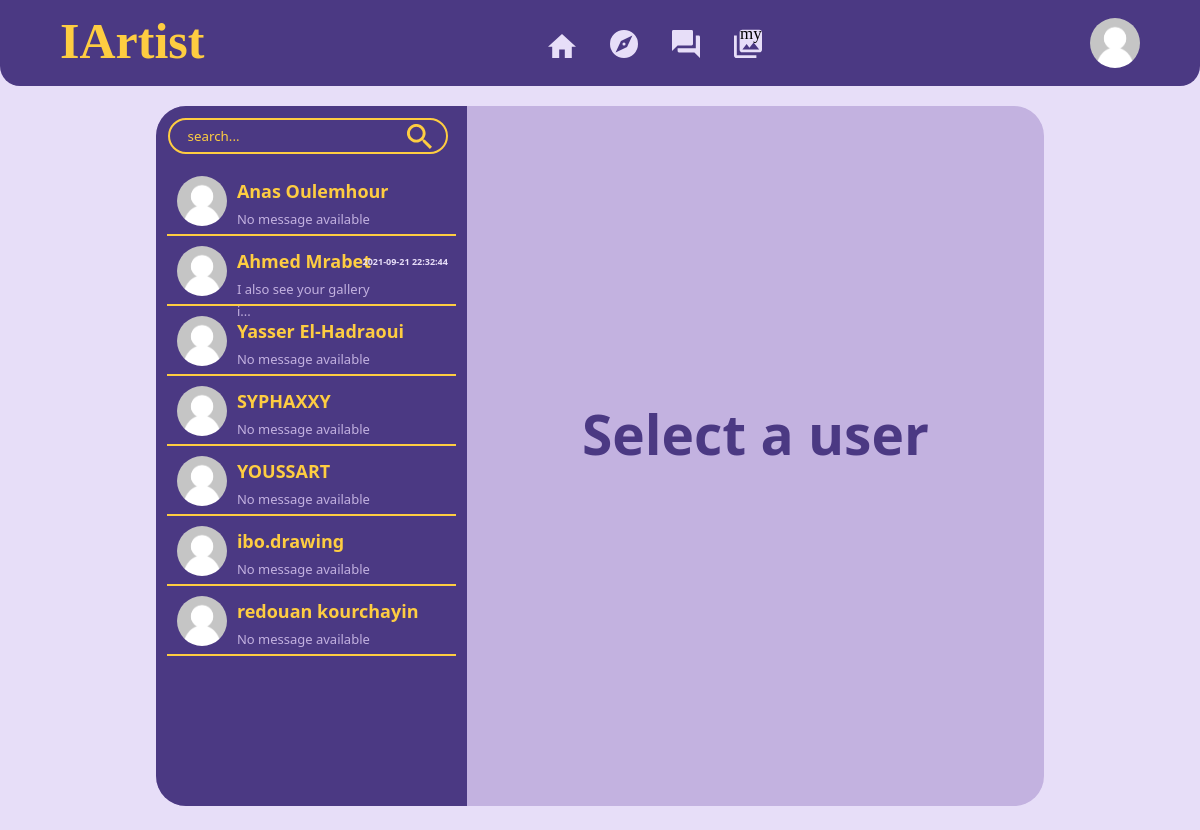
The page /Chat.php (signed in) on the database its author committed.
### tables this page shows
CREATE TABLE `UTILISATEUR` (
  `UTILISATEURID` int(11) NOT NULL,
  `NOM` varchar(45) NOT NULL,
  `MOTDEPASSE` varchar(45) NOT NULL,
  `PHOTOP` varchar(255) DEFAULT './PROJET/Images/Images/photo-profil/Unknown.png',
  `PHOTOC` varchar(255) DEFAULT './PROJET/Images/Images/cover-profil/Unnamed.jpg',
  `BIO` varchar(510) DEFAULT NULL
);

CREATE TABLE `MESSAGES` (
  `MESSAGEID` int(11) NOT NULL,
  `MESSAGE` varchar(2047) NOT NULL,
  `TEMPS` datetime NOT NULL DEFAULT current_timestamp(),
  `EXPEDITEURID` int(11) DEFAULT NULL,
  `DESTINATAIREID` int(11) DEFAULT NULL
);

### Chat.php (the view, shortened to what this page needs)
<!DOCTYPE html>
<html lang="en">
	<head>
		<link rel="stylesheet" href="./PROJET/Css/Chat.css">
	</head>
	<body>
		<?php include './header.php'; ?>
		<main class="container">
			<div class="left">
				<div class="head">
					<form method="GET">
						<input type="text" class="input" placeholder="search..." name="searchinput">
						<button type="submit" class="button" name="searchbutton">
							<img style="cursor: pointer;" src="./PROJET/Icons/search-icon.svg">
						</button>
					</form>
				</div>
				<div class="list-container">
					<ul class="list" id="list">
						<?php
							if (isset($_GET['searchbutton']) ) {
								$VAR1 = filter_var($_GET['searchinput'], FILTER_SANITIZE_STRING);
								$sql1 = $database->prepare("SELECT * FROM UTILISATEUR WHERE NOM LIKE :VAR1 AND UTILISATEUR.UTILISATEURID <> :VAR2");
								$sql1->bindParam("VAR2", $_SESSION['user']->UTILISATEURID);
								$VAR1 = '%' . $VAR1 . '%';
								$sql1->bindParam("VAR1", $VAR1);
								$sql1->execute();
								if ($sql1->rowcount() > 0):
									foreach($sql1 as $result): ?>
										<li class="msg-container">
											<a style="text-decoration: none;" href="./Chat.php?user-id=<?= $result['UTILISATEURID'] ?>" >
												<?php
													if (!file_exists($result['PHOTOP'])) $result['PHOTOP'] = "./PROJET/Images/Images/photo-profil/Unknown.png";
												?>
												<img src="<?= $result['PHOTOP'] ?>" class="img">
												<h1 id="account-name" class="account-name"><?= $result['NOM'] ?></h1>
												<?php
													$sql1sub = $database->prepare("SELECT MESSAGE, TEMPS FROM MESSAGES WHERE
																( EXPEDITEURID = :VAR1 AND DESTINATAIREID = :VAR2 )
																OR( EXPEDITEURID = :VAR2 AND DESTINATAIREID = :VAR1 )
																ORDER BY MESSAGEID DESC LIMIT 1");
													$sql1sub->bindParam("VAR1", $_SESSION['user']->UTILISATEURID);
													$sql1sub->bindParam("VAR2", $result['UTILISATEURID']);
													$sql1sub->execute();
													$var1 = $sql1sub->fetchObject();
													if($sql1sub->rowcount() > 0){
														$res1 = $var1->TEMPS;
														$res2 = $var1->MESSAGE;
														(strlen($res2) > 10) ? $res2 =  substr($res2, 0, 10) . '...' : $res2;
													}else{$res1 = ""; $res2 = "No message available";}
												?>
												<h2 class="time"><?= $res1; ?></h2>
												<span class="last-msg"><?= $res2; ?></span>
											</a>
										</li>
									<? endforeach;
								else: ?>
									<div class="nullusers" >
										<h2>No user found</h2>
									</div>
								<? endif;
							}
							else {
								$sql2 = $database->prepare("SELECT * FROM UTILISATEUR WHERE NOT UTILISATEURID = :VAR1 ");
								$sql2->bindParam("VAR1", $_SESSION['user']->UTILISATEURID);
								$sql2->execute();
								if ($sql2->rowcount() > 0) :
									foreach ($sql2 as $result): ?>
										<li class="msg-container">
											<a style="text-decoration: none;" href="./Chat.php?user-id=<?= $result['UTILISATEURID'] ?>" >
												<?php
													if (!file_exists($result['PHOTOP'])) $result['PHOTOP'] = "./PROJET/Images/Images/photo-profil/Unknown.png";
												?>
												<img src="<?= $result['PHOTOP'] ?>" class="img">
												<h1 id="account-name" class="account-name"><?= $result['NOM'] ?></h1>
												<?php
													$sql2sub = $database->prepare("SELECT MESSAGE, TEMPS FROM MESSAGES WHERE
																( EXPEDITEURID = :VAR1 AND DESTINATAIREID = :VAR2 )
																OR( EXPEDITEURID = :VAR2 AND DESTINATAIREID = :VAR1 )
																ORDER BY MESSAGEID DESC LIMIT 1");
													$sql2sub->bindParam("VAR1", $_SESSION['user']->UTILISATEURID);
													$sql2sub->bindParam("VAR2", $result['UTILISATEURID']);
													$sql2sub->execute();
													$var1 = $sql2sub->fetchObject();
													if($sql2sub->rowcount() > 0){
														$res1 = $var1->TEMPS;
														$res2 = $var1->MESSAGE;
														(strlen($res2) > 10) ? $res2 =  substr($res2, 0, 25) . '...' : $res2;
													}else{$res1 = ""; $res2 = "No message available";}
												?>
												<h2 class="time"><?= $res1; ?></h2>
												<span class="last-msg"><?= $res2; ?></span>
											</a>
										</li>
									<? endforeach;
								endif;
							}
						?>
					</ul>
				</div>
			</div>
			<?php if(empty($_GET['user-id'])):?>
				<div class="nullcontent">
					<h2>Select a user</h2>
				</div>
			<? endif; ?>
		</main>
	</body>
</html>

### PROJET/Css/Chat.css (style rules this page uses)
* { margin: 0; padding: 0; box-sizing: border-box; font-family: 'Segoe UI', sans-serif; }
body { background: #e7def8; }
.container { background-color: #c3b2e0; margin: 5% 13% 2% 13%; min-width: 800px; height: 700px; border-radius: 30px; margin-top: 20px; }
.left { float: left; background-color: #4B3983; width: 35%; height: 700px; border-radius: 30px 0 0 30px; }
.left .head { width: 100%; height: 60px; border-radius: 30px 0 0 0; }
.left .head form { position: relative; display: flex; justify-content: center; top: 12px; bottom: 12px; left: 12px; width: 90%; border: #FECD41 2px solid; border-radius: 30px; }
.left .head form .input { width: 80%; background-color: transparent; border: none; color: #FECD41; padding: 7px; padding-left: 0px; position: relative; left: -10px; outline: none; }
.left .head form .button { background-color: transparent; border: none; width: 32px; height: 32px; border-radius: 50%; outline: none; float: right; position: absolute; right: 10px; top: 2px; }
.left .list-container { width: 100%; height: calc(100% - 60px); border-radius: 0 0 0 30px; overflow-x: hidden; overflow-y: scroll; }
.left .list-container .list { width: 100%; height: 100%; list-style-type:none; border-radius: 0 0 0 30px; }
.left .list-container .list .msg-container { width: 93%; height: 70px; margin-left: 3.5%; border-bottom: #FECD41 2px solid; }
.left .list-container .list .msg-container .img { height: 50px; width: 50px; object-fit: cover; border-radius: 50%; position: relative; float: left; margin: 10px; display: table-cell; vertical-align: middle; }
.left .list-container .list .msg-container .account-name { color: #FECD41; font-size: 18px; padding-top: 13px; }
.left .list-container .list .msg-container .time { float: right; font-size: 9px; color: #e7def8; position: relative; bottom: 18px; right: 8px; }
.left .list-container .list .msg-container .last-msg { color: #c3b2e0; font-size: 13px; position: relative; top: 4px; }
.nullcontent h2 { position: relative; top: 290px; text-align: center; color: #4B3983; font-size: 55px; }

### PROJET/Css/header.css (style rules this page uses)
* { margin: 0; padding: 0; box-sizing: border-box; font-family: 'Segoe UI', sans-serif; }
.head { width: 15%; }
.head form { position: relative; border: #FECD41 2px solid; border-radius: 30px; }
.head form .input { width: 80%; background-color: transparent; border: none; color: #FECD41; padding: 7px; padding-left: 0px; position: relative; left: 10px; outline: none; }
.head form .button { background-color: transparent; border: none; width: 32px; height: 32px; border-radius: 50%; outline: none; float: right; position: absolute; right: 10px; top: 2px; }

### rows shown on the page
utilisateur: PHOTOP (picture), NOM "Anas Oulemhour", res2 "No message available"
utilisateur: NOM "Ahmed Mrabet", messages.TEMPS "2021-09-21 22:32:44", messages.MESSAGE "I also see your gallery i..."
utilisateur: NOM "Yasser El-Hadraoui", res2 "No message available"
utilisateur: NOM "SYPHAXXY", res2 "No message available"
utilisateur: NOM "YOUSSART", res2 "No message available"
utilisateur: PHOTOP (picture), NOM "ibo.drawing", res2 "No message available"
utilisateur: PHOTOP (picture), NOM "redouan kourchayin", res2 "No message available"
